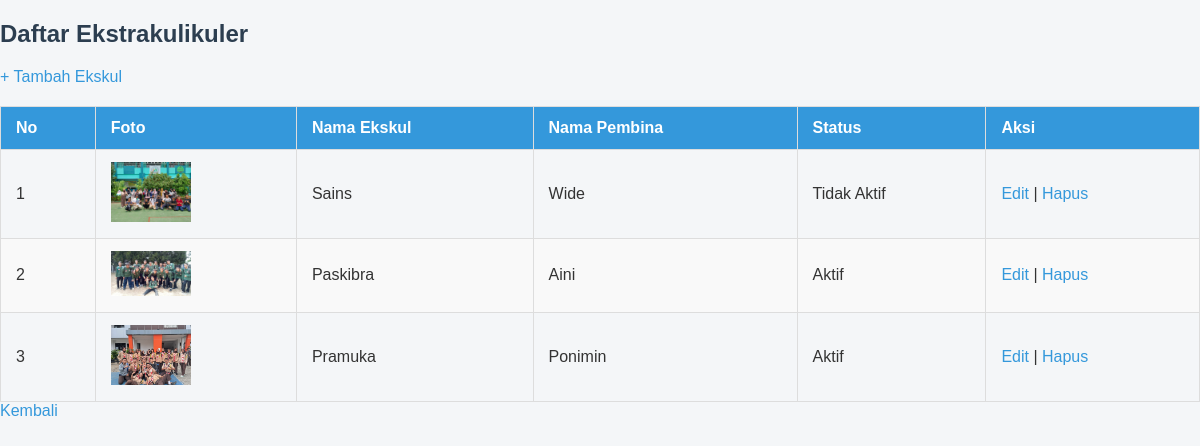
Screenshot of /ekstrakulikuler/read.php (signed in) with the database file from the repository.
### tables this page shows
CREATE TABLE `eskul` (
  `id` int(11) NOT NULL,
  `nama_ekstrakulikuler` varchar(255) NOT NULL,
  `nama_penannggungjawab_ekstrakulikuler` varchar(255) NOT NULL,
  `status_ekstrakulikuler` enum('Aktif','Tidak Aktif') NOT NULL,
  `foto` varchar(255) NOT NULL DEFAULT current_timestamp()
);

### ekstrakulikuler/read.php (the view, shortened to what this page needs)
<?php
require_once('../config/database.php');
$stmt = $pdo->query("SELECT * FROM eskul ORDER BY id DESC");
$ekskul_list = $stmt->fetchAll();
?>
<!DOCTYPE html>
<html>
<head>
</head>
<body>
    <h2>Daftar Ekstrakulikuler</h2>
    <a href="create.php">+ Tambah Ekskul</a>
    <table>
        <thead>
            <tr>
                <th>No</th>
                <th>Foto</th>
                <th>Nama Ekskul</th>
                <th>Nama Pembina</th>
                <th>Status</th>
                <th>Aksi</th>
            </tr>
        </thead>
        <tbody>
            <?php if (count($ekskul_list) > 0): ?>
                <?php foreach ($ekskul_list as $index => $ekskul): ?>
                    <tr>
                        <td><?= $index + 1 ?></td>
                        <td>
                            <?php if (!empty($ekskul['foto'])): ?>
                                <img src="../uploads/<?= htmlspecialchars($ekskul['foto']) ?>" alt="Foto Ekskul">
                            <?php else: ?>
                                Tidak Ada Foto
                            <?php endif; ?>
                        </td>
                        <td><?= htmlspecialchars($ekskul['nama_ekstrakulikuler']) ?></td>
                        <td><?= htmlspecialchars($ekskul['nama_penannggungjawab_ekstrakulikuler']) ?></td>
                        <td><?= htmlspecialchars($ekskul['status_ekstrakulikuler']) ?></td>
                        <td>
                            <a href="update.php?id=<?= $ekskul['id'] ?>">Edit</a> |
                            <a href="delete.php?id=<?= $ekskul['id'] ?>" onclick="return confirm('Yakin mau hapus?')">Hapus</a>
                        </td>
                    </tr>
                <?php endforeach; ?>
            <?php else: ?>
                <tr>
                    <td colspan="8">Belum ada data Ekskul.</td>
                </tr>
            <?php endif; ?>
        </tbody>
    </table>
    <a href="../home.php">Kembali</a>
</body>
</html>

### ekstrakulikuler/read.php (style rules this page uses)
table { width: 100%; border-collapse: collapse; margin-top: 20px; }
th, td { padding: 10px; border: 1px solid #ccc; text-align: center; }
img { max-width: 80px; height: auto; }
body { font-family: Arial, sans-serif; margin: 0; padding: 0; background: #f4f6f8; color: #333; }
h1, h2, h3 { color: #2c3e50; }
a { color: #3498db; text-decoration: none; }
th, td { padding: 12px 15px; border: 1px solid #ddd; text-align: left; }
th { background-color: #3498db; color: white; }
tr:nth-child(even) { background-color: #f9f9f9; }

### rows the page displays
eskul: foto (picture), nama_ekstrakulikuler "Sains", nama_penannggungjawab_ekstrakulikuler "Wide", status_ekstrakulikuler "Tidak Aktif"
eskul: foto (picture), nama_ekstrakulikuler "Paskibra", nama_penannggungjawab_ekstrakulikuler "Aini", status_ekstrakulikuler "Aktif"
eskul: foto (picture), nama_ekstrakulikuler "Pramuka", nama_penannggungjawab_ekstrakulikuler "Ponimin", status_ekstrakulikuler "Aktif"
